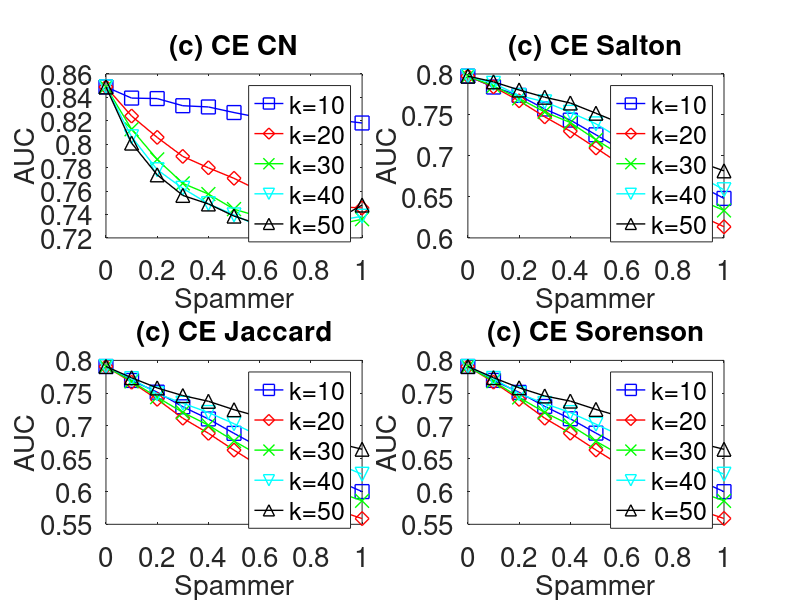

The MATLAB source for this figure:
subplot(2,2,1);
x=0:0.1:1;
y=[0.848943    0.8394138	0.8389917	0.832889	0.8318447	0.8270675	0.8227546	0.8252636	0.8218318	0.8207079	0.8181426
];
plot(x,y,'-bs','LineWidth',1,'MarkerSize',10);
hold on;

y=[0.848943 	0.8240875	0.8058523	0.7895964	0.7798543	0.7708587	0.7601859	0.7565808	0.7534778	0.7466273	0.7456032
];
plot(x,y,'-rd','LineWidth',1,'MarkerSize',10);
hold on;

y=[0.848943 	0.8128032	0.7870385	0.7665618	0.7574626	0.744537	0.7381009	0.7332424	0.7349481	0.7313082	0.7359576];
plot(x,y,'-gx','LineWidth',1,'MarkerSize',10);
hold on;

y=[0.848943 	0.8063671	0.7782342	0.762337	0.7491817	0.7396295	0.7295316	0.7288547	0.7301001	0.7346106	0.7385101];
plot(x,y,'-cv','LineWidth',1,'MarkerSize',10);
hold on;

y=[0.848943 	0.8009768	0.7738592	0.7562962	0.7489828	0.7386279	0.7313581	0.7298921	0.7319018	0.7354917	0.7480589];
plot(x,y,'-k^','LineWidth',1,'MarkerSize',10);


set(gca,'FontSize',20);
xlabel('Spammer','fontsize',20);
ylabel('AUC','fontsize',20);
title('(c) CE CN','fontsize',20);

legend('k=10','k=20','k=30','k=40','k=50');
hold on;



subplot(2,2,2);
x=0:0.1:1;
y=[0.7973666    0.7840656	0.7738741	0.7572483	0.7437136	0.7258204	0.7077803	0.6944955	0.6770689	0.6644754	0.6481752
];
plot(x,y,'-bs','LineWidth',1,'MarkerSize',10);
hold on;

y=[0.7973666	0.7843027	0.7673342	0.7477004	0.7302027	0.7097578	0.6889793	0.6686765	0.6508972	0.6280691	0.613623];
plot(x,y,'-rd','LineWidth',1,'MarkerSize',10);
hold on;

y=[0.7973666	0.7853825	0.7701892	0.7536355	0.7407389	0.7197875	0.7003672	0.6832629	0.6672647	0.6470629	0.633479];
plot(x,y,'-gx','LineWidth',1,'MarkerSize',10);
hold on;

y=[0.7973666	0.7885772	0.7736878	0.7659992	0.7532303	0.7391744	0.7204186	0.7059945	0.6896485	0.6757864	0.6587808];
plot(x,y,'-cv','LineWidth',1,'MarkerSize',10);
hold on;

y=[0.7973666	0.7904179	0.7804752	0.7716369	0.7645875	0.7520985	0.7393147	0.7254116	0.7118529	0.6928711	0.681789];
plot(x,y,'-k^','LineWidth',1,'MarkerSize',10);


set(gca,'FontSize',20);
xlabel('Spammer','fontsize',20);
ylabel('AUC','fontsize',20);
title('(c) CE Salton','fontsize',20);

legend('k=10','k=20','k=30','k=40','k=50');
hold on;


subplot(2,2,3);
x=0:0.1:1;
y=[0.790692 	0.7694025	0.7515614	0.7292814	0.710688	0.6887205	0.6675282	0.6516342	0.6322858	0.6169191	0.5998998
];
plot(x,y,'-bs','LineWidth',1,'MarkerSize',10);
hold on;

y=[0.790692 	0.7667681	0.7406579	0.7118291	0.6888206	0.6631221	0.6386758	0.6160817	0.5962441	0.5719474	0.5587336];
plot(x,y,'-rd','LineWidth',1,'MarkerSize',10);
hold on;

y=[0.790692 	0.7680851	0.7438696	0.7206948	0.7011615	0.6770363	0.6546913	0.6364949	0.6198284	0.5996758	0.5859331];
plot(x,y,'-gx','LineWidth',1,'MarkerSize',10);
hold on;

y=[0.790692 	0.7722129	0.7491979	0.7346262	0.7205071	0.7033638	0.68461	0.6703382	0.6538611	0.642709	0.6263411];
plot(x,y,'-cv','LineWidth',1,'MarkerSize',10);
hold on;

y=[0.790692 	0.7735327	0.7579741	0.74632	0.7376306	0.7247983	0.7138544	0.7013831	0.6908294	0.6740711	0.6644772];
plot(x,y,'-k^','LineWidth',1,'MarkerSize',10);


set(gca,'FontSize',20);
xlabel('Spammer','fontsize',20);
ylabel('AUC','fontsize',20);
title('(c) CE Jaccard','fontsize',20);

legend('k=10','k=20','k=30','k=40','k=50');
hold on;



subplot(2,2,4);
x=0:0.1:1;
y=[0.7907112	0.7694827	0.7512599	0.72978	0.7109561	0.6890706	0.6682013	0.6513994	0.6319389	0.6174363	0.5998355
];
plot(x,y,'-bs','LineWidth',1,'MarkerSize',10);
hold on;

y=[0.7907112	0.7668903	0.7404921	0.7118442	0.6889334	0.6633569	0.6389475	0.6160436	0.5958235	0.572061	0.5588928
];
plot(x,y,'-rd','LineWidth',1,'MarkerSize',10);
hold on;

y=[0.7907112	0.7682892	0.7434821	0.7206023	0.7012767	0.6765955	0.6547081	0.6369625	0.6195306	0.5996653	0.585892
];
plot(x,y,'-gx','LineWidth',1,'MarkerSize',10);
hold on;

y=[0.7907112	0.7725283	0.7493934	0.7342393	0.720403	0.7026736	0.6846502	0.6700829	0.6537214	0.6429159	0.626406
];
plot(x,y,'-cv','LineWidth',1,'MarkerSize',10);
hold on;

y=[0.7907112	0.7736571	0.7582388	0.7457824	0.7379315	0.7252275	0.7138246	0.7018308	0.6904996	0.6741588	0.6644099
];
plot(x,y,'-k^','LineWidth',1,'MarkerSize',10);


set(gca,'FontSize',20);
xlabel('Spammer','fontsize',20);
ylabel('AUC','fontsize',20);
title('(c) CE Sorenson','fontsize',20);

legend('k=10','k=20','k=30','k=40','k=50');
hold on;
